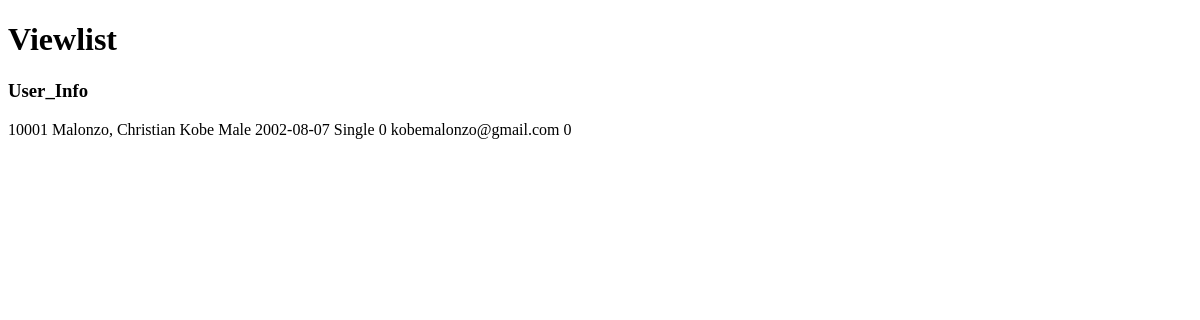
The app's page /src/modules/viewlist.php, older data.
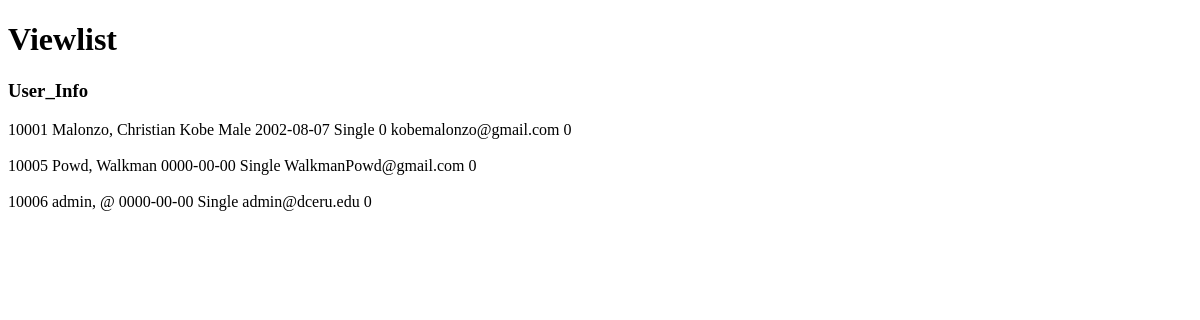
The same page, newer data.
### tables this page shows
CREATE TABLE `student_info` (
  `Student_ID` int(20) NOT NULL,
  `First_Name` varchar(50) NOT NULL,
  `Last_Name` varchar(50) NOT NULL,
  `Middle_Initial` char(1) NOT NULL,
  `Gender` varchar(20) NOT NULL,
  `Birthdate` date NOT NULL,
  `Place_of_Birth` varchar(100) NOT NULL,
  `Citizenship` varchar(50) NOT NULL,
  `Civil_Status` enum('Single','Married','Divorced','Separated','Widowed') NOT NULL,
  `Mobile_Number` varchar(11) NOT NULL,
  `Email` varchar(100) NOT NULL,
  `Address` varchar(255) NOT NULL,
  `Enrolled` tinyint(1) NOT NULL DEFAULT 0,
  `User_ID` bigint(20) DEFAULT NULL,
  `Status` int(1) NOT NULL
);

### src/modules/viewlist.php (the view, shortened to what this page needs)
<!DOCTYPE html>
<html lang="en">
<head>
</head>
<body>
        <h1>Viewlist</h1>
        <h3>User_Info</h3>
        <?php
                include '../data/mysql-connection.php';
                $sql = "SELECT student_info.User_ID, student_info.Student_ID, student_info.First_Name, student_info.Last_Name, student_info.Middle_Initial, student_info.Gender, student_info.Birthdate, student_info.Place_of_Birth, student_info.Citizenship, student_info.Civil_Status, student_info.Mobile_Number, student_info.Email, student_info.Address, student_info.Enrolled
                FROM student_info
                LEFT JOIN users ON student_info.User_ID = users.User_ID
                WHERE student_info.Enrolled = 0
                ORDER BY User_ID";
                $result = $mysqli->query($sql);
        ?>
        <?php
        while ($row = $result->fetch_assoc()):?>
                    <tr>
                        <td><?php echo $row['User_ID'] ?></td>
                        <td><?php echo $row['Last_Name'], ', ', $row['First_Name'], ' ', $row['Middle_Initial'] ?></td>
                        <td><?php echo $row['Gender'] ?></td>
                        <td><?php echo $row['Birthdate'] ?></td>
                        <td><?php echo $row['Civil_Status'] ?></td>
                        <td><?php echo $row['Mobile_Number'] ?></td>
                        <td><?php echo $row['Email'] ?></td>
                        <td><?php echo $row['Enrolled'] ?></td><br><br>
                    </tr>
        <?php endwhile ?>
</body>
</html>

Row changes from the older to the newer data that the page shows:
added student_info: User_ID "10005", Last_Name "Powd", First_Name "Walkman", Birthdate "0000-00-00", Civil_Status "Single", Email "WalkmanPowd@gmail.com", Enrolled "0"
added student_info: User_ID "10006", Last_Name "admin", First_Name "@", Birthdate "0000-00-00", Civil_Status "Single", Email "admin@dceru.edu", Enrolled "0"
